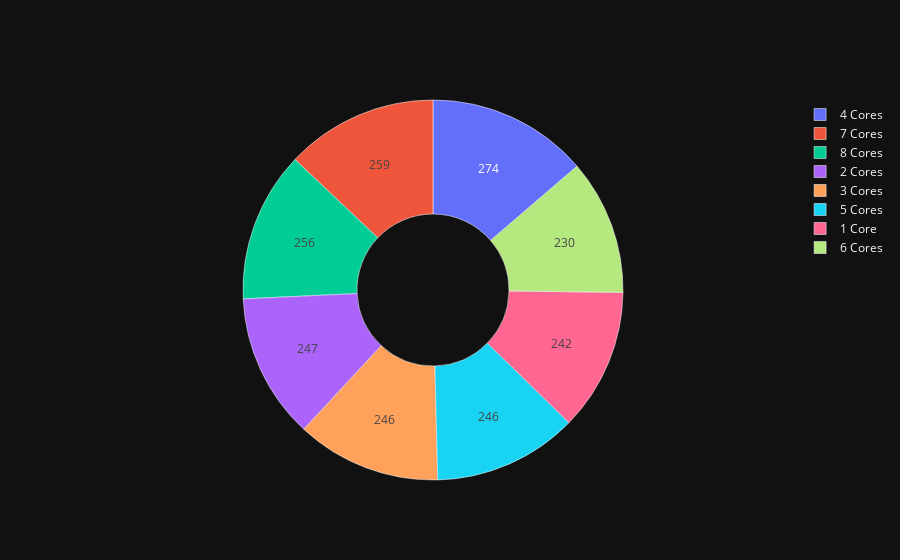

Notebook code cell kept with this figure:
### Markdown cell above
##### Donut Chart showing no.of phones per cores

### Code cell
fig = go.Figure(data=[go.Pie(labels=['1 Core','2 Cores','3 Cores','4 Cores','5 Cores','6 Cores','7 Cores','8 Cores'],
                             values=cores, hole=0.4)])
fig.update_traces(hoverinfo='label', textinfo='value', textfont_size=12,
                  marker=dict(line=dict(color='#FFFFFF', width=0.5)))

### Figure 1 — Plotly figure (JSON) as saved in the notebook; plotly's stock layout.template omitted (floating-point values rounded to 4 significant figures)
{"data": [{"hole": 0.4, "hoverinfo": "label", "labels": ["1 Core", "2 Cores", "3 Cores", "4 Cores", "5 Cores", "6 Cores", "7 Cores", "8 Cores"], "marker": {"line": {"color": "#FFFFFF", "width": 0.5}}, "textfont": {"size": 12}, "textinfo": "value", "type": "pie", "values": [242, 247, 246, 274, 246, 230, 259, 256]}], "layout": {}}
